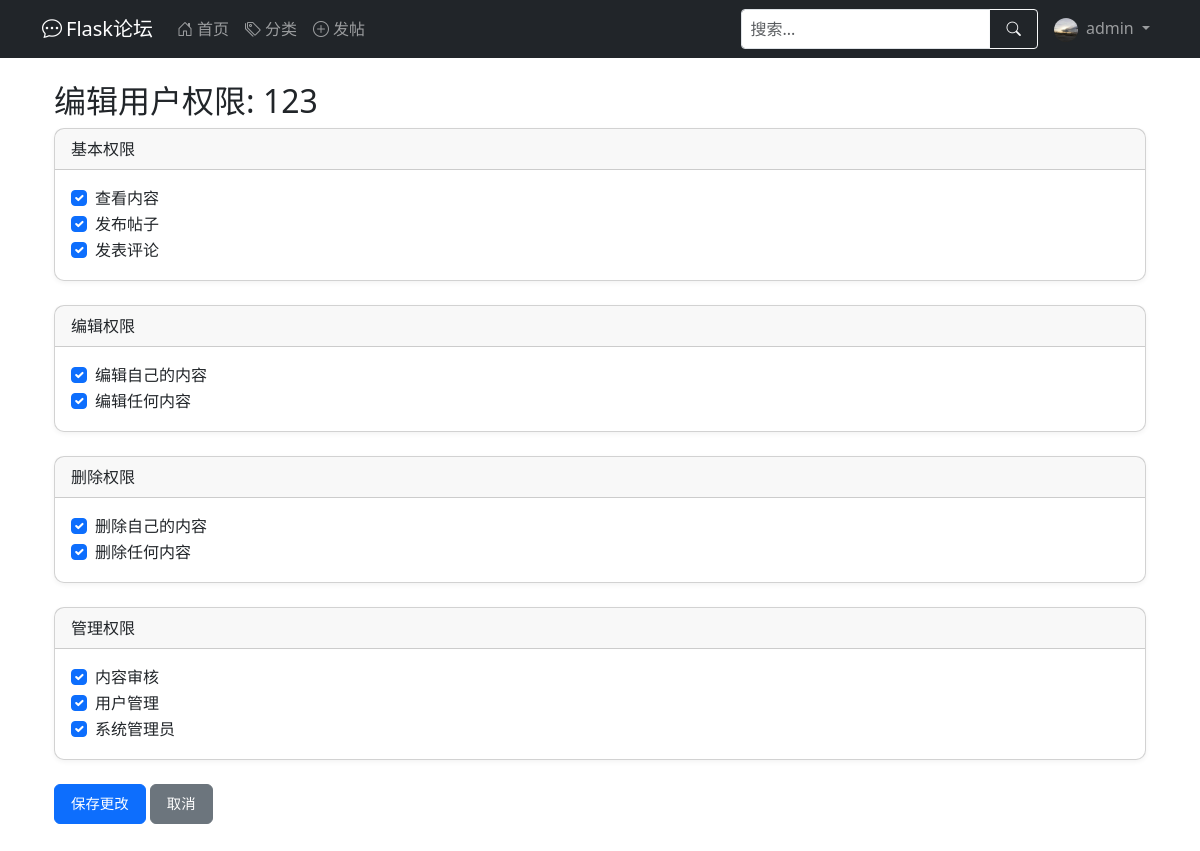
Page /admin/user/2 (signed in) on the earlier database version.
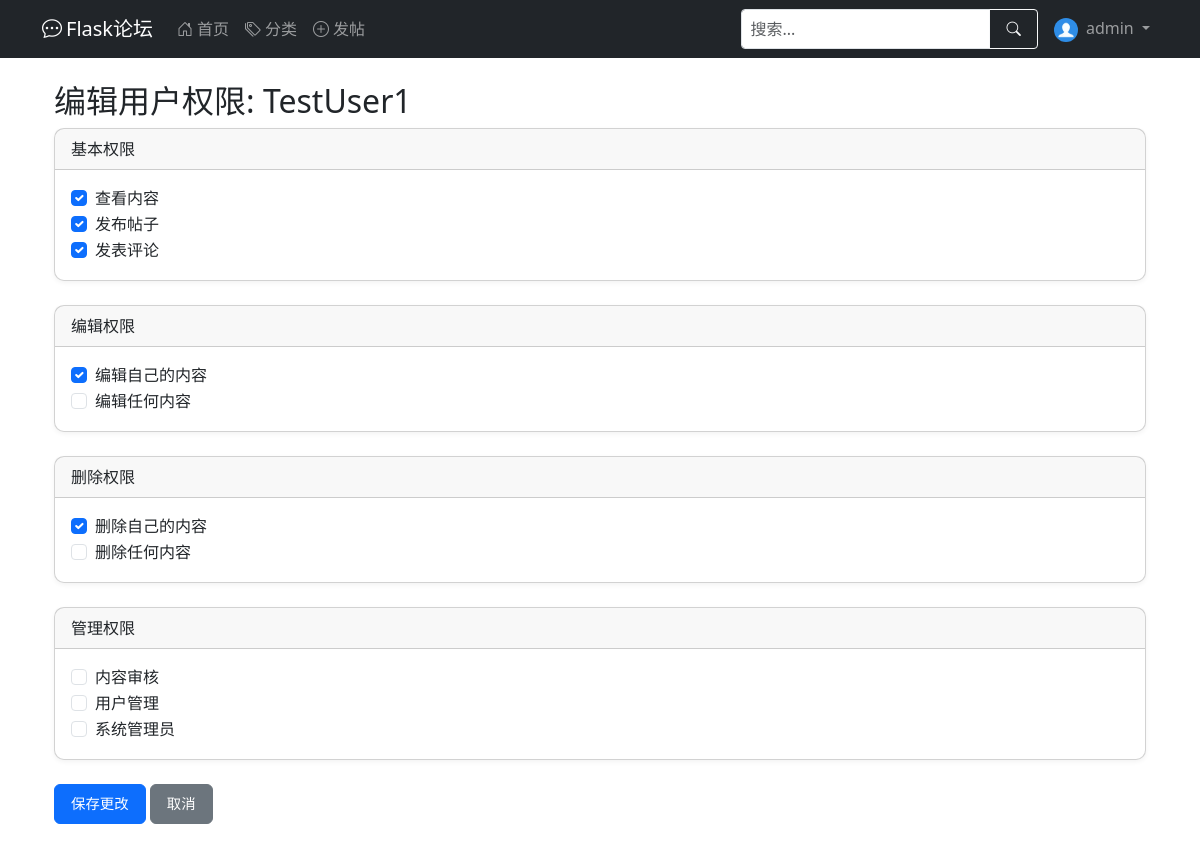
Same page on the later database version.
### app/models.py (models this page shows, shortened)
class User(UserMixin, db.Model):
    __tablename__ = 'user'
    id = db.Column(db.Integer, primary_key=True)
    username = db.Column(db.String(64), index=True, unique=True, nullable=False)
    email = db.Column(db.String(120), index=True, unique=True, nullable=False)
    password_hash = db.Column(db.String(128), nullable=False)
    created_at = db.Column(db.DateTime, default=datetime.utcnow)
    last_seen = db.Column(db.DateTime, default=datetime.utcnow)
    about_me = db.Column(db.Text)
    avatar = db.Column(db.String(120), default='default.jpg')  # 头像
    permissions = db.Column(db.Integer, default=Permissions.USER)
    posts = db.relationship('Post', backref='author', lazy='dynamic')  # 在Post处能查到作者，用法：Post.author
    def avatar_url(self):
        return url_for('static', filename=f'profile_pics/{self.avatar}', _external=True)
    def has_permission(self, permission):
        return (self.permissions & permission) == permission

### app/admin.py (the view)
@admin_bp.route('/user/<int:user_id>', methods=['GET', 'POST'])
@admin_required
def edit_user(user_id):
    user = User.query.get_or_404(user_id)
    return render_template('admin/edit_user.html', user=user, Permissions=Permissions)

### app/models.py (called while the page is built)
@login_manager.user_loader
def load_user(user_id):
    return User.query.get(int(user_id))

### app/templates/admin/edit_user.html (shortened to what the changed rows need)
{% extends "base.html" %}
{% block content %}
<div class="container mt-4">
    <h2>编辑用户权限: {{ user.username }}</h2>
    <form method="POST" action="{{url_for('admin.change_user_info',user_id=user.id)}}">
        <div class="card mb-4">
            <div class="card-body">
                <div class="form-check">
                    <input class="form-check-input" type="checkbox" name="can_view" id="can_view"
                           {% if user.has_permission(Permissions.VIEW) %}checked{% endif %}>
                    <label class="form-check-label" for="can_view">查看内容</label>
                </div>
                <div class="form-check">
                    <input class="form-check-input" type="checkbox" name="can_post" id="can_post"
                           {% if user.has_permission(Permissions.POST) %}checked{% endif %}>
                    <label class="form-check-label" for="can_post">发布帖子</label>
                </div>
                <div class="form-check">
                    <input class="form-check-input" type="checkbox" name="can_comment" id="can_comment"
                           {% if user.has_permission(Permissions.COMMENT) %}checked{% endif %}>
                    <label class="form-check-label" for="can_comment">发表评论</label>
                </div>
            </div>
        </div>
        <div class="card mb-4">
            <div class="card-body">
                <div class="form-check">
                    <input class="form-check-input" type="checkbox" name="can_edit_own" id="can_edit_own"
                           {% if user.has_permission(Permissions.EDIT_OWN) %}checked{% endif %}>
                    <label class="form-check-label" for="can_edit_own">编辑自己的内容</label>
                </div>
                <div class="form-check">
                    <input class="form-check-input" type="checkbox" name="can_edit_any" id="can_edit_any"
                           {% if user.has_permission(Permissions.EDIT_ANY) %}checked{% endif %}>
                    <label class="form-check-label" for="can_edit_any">编辑任何内容</label>
                </div>
            </div>
        </div>
        <div class="card mb-4">
            <div class="card-body">
                <div class="form-check">
                    <input class="form-check-input" type="checkbox" name="can_delete_own" id="can_delete_own"
                           {% if user.has_permission(Permissions.DELETE_OWN) %}checked{% endif %}>
                    <label class="form-check-label" for="can_delete_own">删除自己的内容</label>
                </div>
                <div class="form-check">
                    <input class="form-check-input" type="checkbox" name="can_delete_any" id="can_delete_any"
                           {% if user.has_permission(Permissions.DELETE_ANY) %}checked{% endif %}>
                    <label class="form-check-label" for="can_delete_any">删除任何内容</label>
                </div>
            </div>
        </div>
        <div class="card mb-4">
            <div class="card-body">
                <div class="form-check">
                    <input class="form-check-input" type="checkbox" name="can_moderate" id="can_moderate"
                           {% if user.has_permission(Permissions.MODERATE) %}checked{% endif %}>
                    <label class="form-check-label" for="can_moderate">内容审核</label>
                </div>
                <div class="form-check">
                    <input class="form-check-input" type="checkbox" name="can_manage_users" id="can_manage_users"
                           {% if user.has_permission(Permissions.MANAGE_USERS) %}checked{% endif %}>
                    <label class="form-check-label" for="can_manage_users">用户管理</label>
                </div>
                <div class="form-check">
                    <input class="form-check-input" type="checkbox" name="is_admin" id="is_admin"
                           {% if user.has_permission(Permissions.ADMIN) %}checked{% endif %}>
                    <label class="form-check-label" for="is_admin">系统管理员</label>
                </div>
            </div>
        </div>
        <button type="submit" class="btn btn-primary">保存更改</button>
        <a href="{{ url_for('admin.users') }}" class="btn btn-secondary">取消</a>
    </form>
</div>
{% endblock %}

### app/templates/base.html (shortened to what this page needs)
<!DOCTYPE html>
<html lang="zh" data-bs-theme="auto">
<head>
    <link href="/static/css/bootstrap.min.css" rel="stylesheet">
    <link rel="stylesheet" href="/static/css/bootstrap-icons.css">
</head>
<body>
<nav class="navbar navbar-expand-lg navbar-dark bg-dark desktop-nav">
    <div class="container">
        <a class="navbar-brand" href="{{ url_for('main.index') }}">
            <i class="bi bi-chat-dots me-1"></i>Flask论坛
        </a>
        <div class="collapse navbar-collapse" id="mainNavbar">
            <ul class="navbar-nav me-auto">
                <li class="nav-item">
                    <a class="nav-link" href="{{ url_for('main.index') }}">
                        <i class="bi bi-house-door me-1"></i>首页
                    </a>
                </li>
                <li class="nav-item">
                    <a class="nav-link" href="{{ url_for('main.list_categories') }}">
                        <i class="bi bi-tags me-1"></i>分类
                    </a>
                </li>
                <li class="nav-item">
                    <a class="nav-link" href="{{ url_for('main.create_post') }}">
                        <i class="bi bi-plus-circle me-1"></i>发帖
                    </a>
                </li>
            </ul>
            <form class="d-flex me-2 my-2 my-lg-0" action="{{ url_for('main.index') }}" method="get">
                <div class="input-group">
                    <input type="search" name="q" class="form-control form-control-sm" placeholder="搜索..."
                           aria-label="搜索" value="{{ request.args.get('q', '') }}">
                    <button class="btn btn-outline-light btn-sm" type="submit">
                        <i class="bi bi-search"></i>
                    </button>
                </div>
            </form>
            <ul class="navbar-nav">
                {% if current_user.is_authenticated %}
                <li class="nav-item dropdown">
                    <a class="nav-link dropdown-toggle" href="#" id="userDropdown" role="button"
                       data-bs-toggle="dropdown" aria-expanded="false">
                        <img src="{{ current_user.avatar_url() }}" class="rounded-circle me-1" width="24" height="24"
                             alt="头像">
                        {{ current_user.username }}
                    </a>
                </li>
                {% endif %}
            </ul>
        </div>
    </div>
</nav>
<main class="container mt-3 mb-5">
    {% block content %}{% endblock %}
</main>
</body>
</html>

Differences in the rows shown:
changed User "admin": avatar_url: picture removed, a placeholder shows
changed User: username "123" → "TestUser1"; permissions "☑" → "☐"
